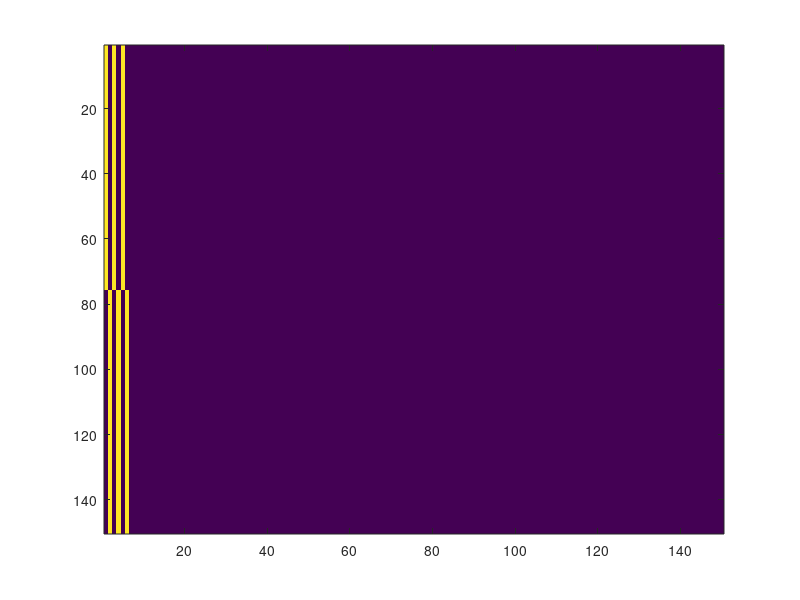
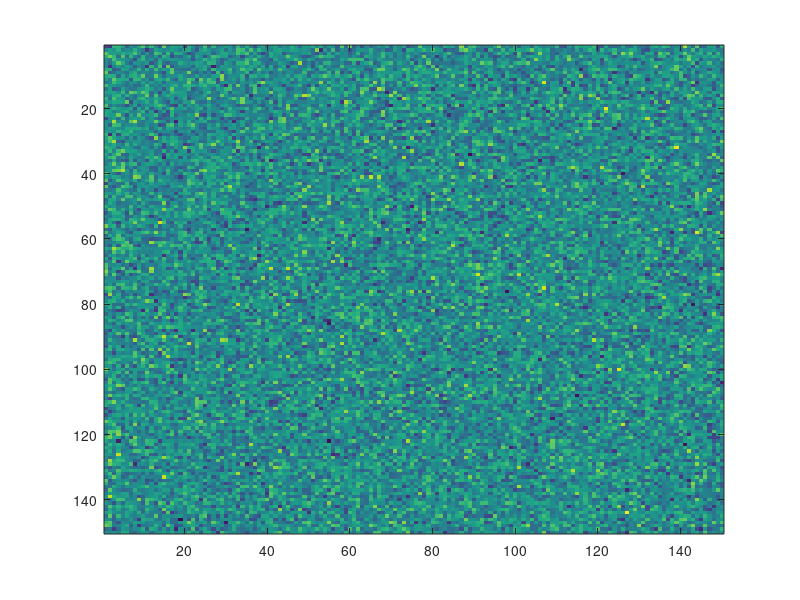

These figures' MATLAB source, in order: (Note: this script raises an error after producing the figures.)
%% Do a full CV!
% I plan to do a entire cross validation. The goal is to build a
% reuseable Lasso with CV for simulated data set. 

%% WARNING: This will clear the work space & variables.
clear;clc;
rng(1)  % To make the result replicable

%% You can set the parameters for CV here
% Please the dimension of the data sets
ntrials = 150;
nvoxels = 150;
% Please set the number of folds 
k = 5;
% It needs to know the number of row labels
% ps:Currently, this program can just run normally when there are 2 rowlabels
rowLabels.num = 2;
% Some intermedite parameters, for future use
block = ntrials /k /rowLabels.num;
test.size = ntrials / k ;


%% Simulate the data

% Creating the background
X = zeros(ntrials, nvoxels);

% Add some signals 
signal = .5;

X(1:ntrials/rowLabels.num,1) = X(1:ntrials/rowLabels.num,1) + signal;
X(ntrials/rowLabels.num + 1:end,2) = X(ntrials/rowLabels.num + 1 : end ,2) + signal;

X(1:ntrials/rowLabels.num,3) = X(1:ntrials/rowLabels.num,3) + signal;
X(ntrials/rowLabels.num + 1:end,4) = X(ntrials/rowLabels.num + 1 : end ,4) + signal;

X(1:ntrials/rowLabels.num,5) = X(1:ntrials/rowLabels.num,5) + signal;
X(ntrials/rowLabels.num + 1:end,6) = X(ntrials/rowLabels.num + signal : end ,6) + signal;


% plot
figure(1)
imagesc(X)

% Adding noise 
rng(1) % Set the seeTo make the result replicable
X = X + randn(ntrials,nvoxels);   
size(X);

figure(2)
imagesc(X)

% Add row label
rowLabels.whole = zeros(ntrials,1);
rowLabels.whole(1:ntrials / rowLabels.num ,1) = 1;

% Creates labels for CV 
rowLabels.train = zeros(ntrials - test.size,1); 
rowLabels.train(1: (ntrials - test.size)/rowLabels.num ,1) = 1; 
rowLabels.test = zeros(test.size,1); 
rowLabels.test(1:test.size / rowLabels.num ,1) = 1; 


%% Create the indices matrix
% This part will outputs test.indices & train.indices, which store the
% indices for CV
CV.indices = 1:k;
CV.indices = repmat(CV.indices', 1, ntrials/k/rowLabels.num);
CV.indices = reshape(CV.indices',ntrials/rowLabels.num, 1);
CV.indices = repmat(CV.indices,rowLabels.num,1);

for i = 1:k
    % Find the indices for test set & training set
    test.ind = CV.indices == i;
    train.ind = ~ test.ind;

    % Store the indices into a matirx for future use
    test.indices(:,i) = find(test.ind);  
    train.indices(:,i) = find(train.ind); 

end


%% Fit Lasso

% Initialize some variable to store results
test.accuracy = NaN(100, k);
train.accuracy = NaN(100, k);

% Start loop. For each CV, do a lasso.
for i = 1:k
    % Subset the data set
    Xtest = X(test.indices(:,i) ,:);
    Xtrain = X(train.indices(:,i) ,:);

    % Fit LASSO
    fit = glmnet(Xtrain, rowLabels.train, 'binomial');  

    % Get the number of lambda
    lambda.dim = size(fit.lambda);
    lambda.num = lambda.dim(1);
    
    % Results on training set, which can be ignored 
    train.prediction = (Xtrain * fit.beta) + repmat(fit.a0, ntrials - test.size,1) > 0;   
    % Store the results
    train.accuracy(:,i) = mean(repmat(rowLabels.train,1,lambda.dim) == train.prediction)';          

    % Results on testing set
    test.prediction = (Xtest*fit.beta + repmat(fit.a0, test.size, 1))> 0 ;    
    % Store the results
    test.accuracy(:,i) = mean(repmat(rowLabels.test,1,lambda.dim) == test.prediction)';  

end

%% Analysis

% Find maximun accuracy for each CV
max_acc = max(test.accuracy);
disp(['The maximun accuracy(with the best lambda) in each CV are:'])
disp(max_acc')

% For each lambda, find average accuracy
train.meanAccuracy = mean(train.accuracy,2); % training set
test.meanAccuracy = mean(test.accuracy,2);   % testing set
% Find the maximum accuracy after taking average
max_mean_acc = max(test.meanAccuracy);
disp(['Average accuracies for each lambda were computed. The maximun accuracy is '])
disp(max_mean_acc)

% Find the indices for the maximun accuracy
lambda.IndBest =find(test.meanAccuracy == max(test.meanAccuracy));
% The best lambda values
fit.lambda(find(test.meanAccuracy == max(test.meanAccuracy)));

% Display how many voxels were used for the best performance
disp(['How many voxels did the Lasso used, to produce the max_accuracy?'])
disp(fit.df(find (test.meanAccuracy == max(test.meanAccuracy))))



%% Preparation for Iterative Lasso

% Show me the nonzero beta(voxels that have been used) for the best lambda 
beta.value = fit.beta(:,lambda.IndBest);
beta.size = size(beta.value);

% for i = 1:beta.size(2)
%     tabulate(beta.value(:,i));
% end


% Give me the indices for these nonzero beta
for i = 1: beta.size(2)
    
    find( beta.value(:,i) ~= 0 )
end





%% Visualizing the results

% Weights Plot
figure(3)
imagesc(fit.beta)
xlabel('Lambda')
ylabel('Voxels')
title ('Weights plot for every voxels ')

figure(4)
glmnetPlot(fit)

% Accuracy Plot
figure(5)
% Plot the accracy for the training set, just to compare
plot(train.meanAccuracy, 'Linewidth', 2)
hold on 
% Plot the accuracy for the testing set
plot(test.meanAccuracy, 'r', 'Linewidth', 2) 
max_xrange = 0: 0.5: 100;
% Plot the maximun classification accuracy
plot(max_xrange,max_mean_acc, 'g', 'Linewidth', 2)
% Plot the chance line
chance.rate = 1 / rowLabels.num;
chance.range = 0: 0.5 : 100;
plot(chance.range, chance.rate ,'k', 'linewidth', 2)
hold off

title('Accuracy Plot for every lambda values')
axis([1 lambda.num 0 1])
xlabel('Lambda')
ylabel('Accuracy (chance = 0.5)')
legend('accuary train', 'accuracy test','max - accuracy test',...
    'Location','SouthEast')
